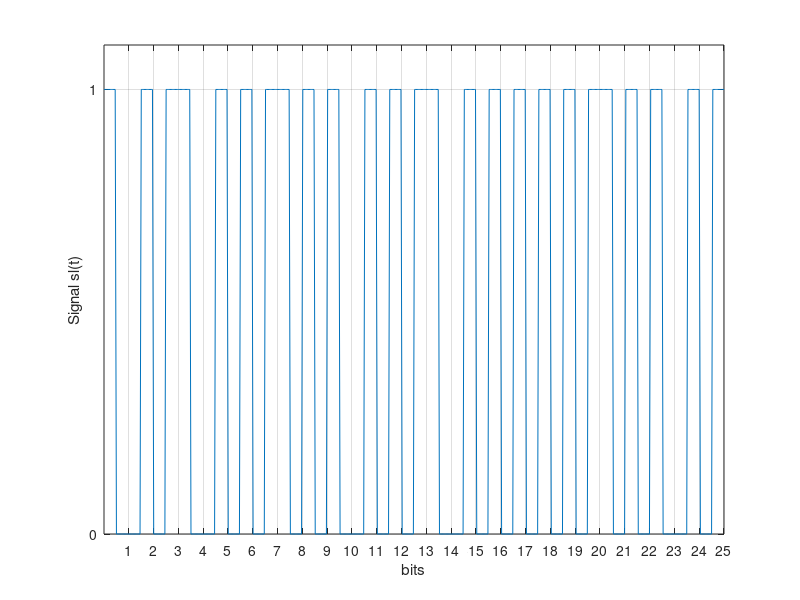
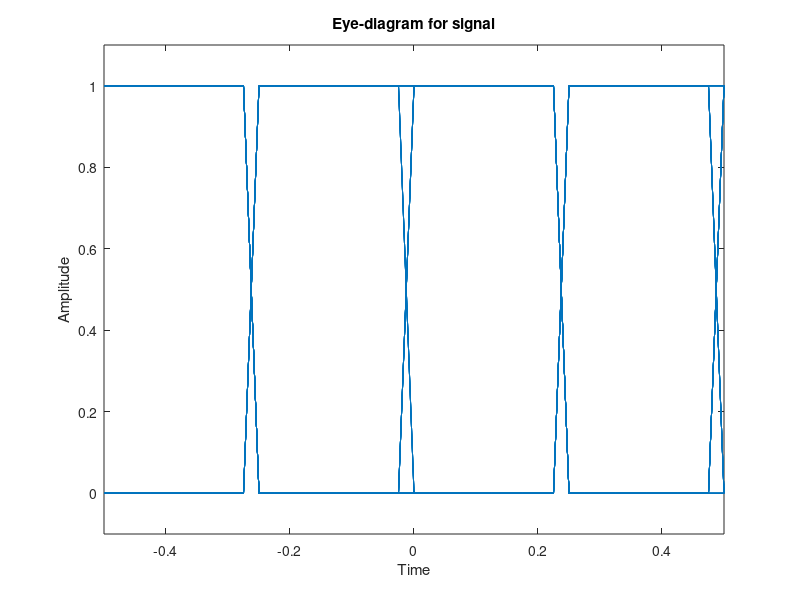
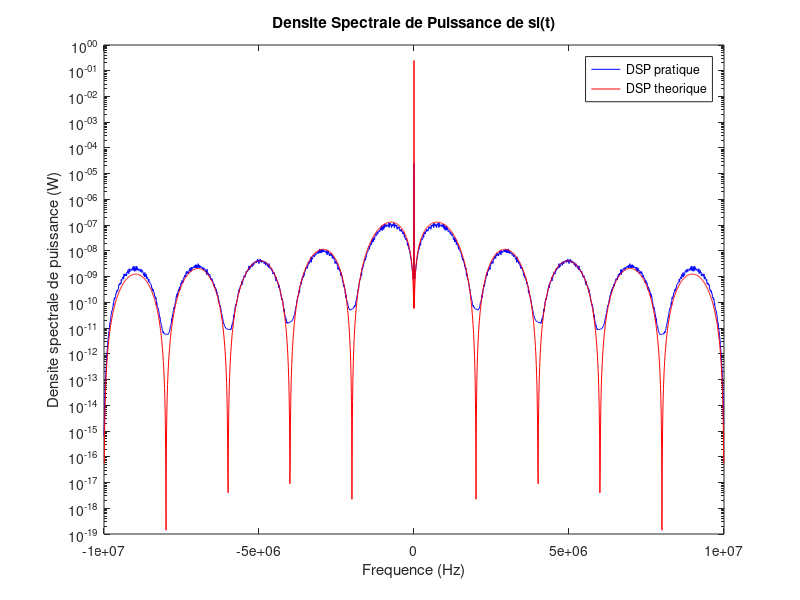

The MATLAB script that drew these images, in order:
%% =================== Communications numeriques ==================== %%
%  Gourdel Thibaut                                           . \|/ /,  %
%  Perrot Remi            =================                  \\`''/_-- %
%  TS226                  | 4.3 Travail   |           Bordeaux INP --- %
%  Decembre 2015          |  a effectuer  |           ENSEIRB  ,..\\`  %
%                         =================           MATMECA / | \\`  %
% ==================================================================== %

clear all; close all; clc;

%% ================================= Definition des variables =============

% Frequence d'echantillonnage
fe = 20e6;
Te = 1/fe;

% Debit symbole
Ds = 1e6;
Ts = 1/Ds;

% Facteur de surechantillonnage
Fse = Ts/Te;

% Precision des ffts :
Nfft = 2048;

% Nombre de bits du message de test
lngr = 10000;

% p(t) le filtre de mise en forme
p = [ -ones(1, Fse/2) ones(1, Fse/2) ] /2;

%% =========================================== Canal ======================

% Generation de la sequence binaire ([imin, imax], pas, Nbe de symbole)
sb = randi([0, 1], 1, lngr);

% Modulation de phase (donnee, nombre de symboles, phase)
% (passage en Ak = +1 et -1)
% ss = pammod(sb, 2, 0);
ss = sb * 2 -1;

% On surechantillonne le signal
ss_sur = upsample(ss, Fse);

% Convolution du signal ss(t) et g(t)
sl = conv(ss_sur, p) + 0.5;
% sl = filter(p, 1, ss_sur) + 0.5;

%% ========================================== Courbes =====================

%                                          Question 11. Allure temporelle %
% ----------------------------------------------------------------------- %

% Nbre de bits a etudier
nb_bit = 25;

figure('Name','Allure temporelle de sl(t)');
x = linspace(0, nb_bit, nb_bit*Fse);
plot(x, sl(1:nb_bit*Fse));
xlabel('bits'); ylabel('Signal sl(t)');
% Choix de l'axe
V=axis;
axis([V(1) V(2) 0 1.1]);
% Graduations :
set(gca,'XTick', 1:nb_bit);
set(gca, 'YTick', [0 1]);
grid on;

%                                        Question 12. Diagramme de l'oeil %
% ----------------------------------------------------------------------- %

nb_bit = 100;

eyediagram(sl(1:nb_bit*Fse), 2*Ts*fe);
V=axis;
axis([V(1) V(2) -0.1 1.1]);

%                             Question 13. Densite spectrale de puissance %
% ----------------------------------------------------------------------- %

% == Densite spectrale de sl(t) ---------------

% On commence par "decouper" notre vecteur, pour effectuer un moyennage

% Nombre de lignes pour le moyennage
nbr_lignes = ceil(length(sl) / Nfft);
% Zero-padding
sl_zero = zeros(1, nbr_lignes*Nfft);
sl_zero(1:length(sl)) = sl;
% "Decoupage" du vecteur
sl_mat = reshape(sl_zero, Nfft, nbr_lignes);

% DSP
% Transformee de Fourier
Sl = fft(sl_mat, Nfft);
Sl_moy = mean(abs(Sl), 2);
% On centre la TF
Sl_dec = fftshift(Sl_moy);
% Formule de la DSP
dsp_pra = (1/(fe*Nfft)) * (Sl_dec.^2);

% Frequences observees
f = -fe/2 : fe/Nfft : fe/2-fe/Nfft;

% == Theorique (basee sur f) ------------------

% Tout d'abord, il faut decrire le dirac ; il est au centre des frequences
dirac = zeros(1, Nfft);
dirac(ceil(Nfft/2 + 1)) = 1;

% A present, on cree la DSP avec la formule de la question 8 :
dsp_theo = 0.25*dirac + ...
    ((Ts^3 * (f*pi).^2)/16) .* ...
    (sinc((Ts * f) ./ 2)).^4;

figure('Name', 'DSP de sl(t)');

semilogy(f, dsp_pra, 'b');
hold on;
semilogy(f(2:end), dsp_theo(2:end), 'r');
% (la premiere valeur de dsp_theo altere le graph)

legend('DSP pratique', 'DSP theorique');
title('Densite Spectrale de Puissance de sl(t)');
xlabel('Frequence (Hz)');
ylabel('Densite spectrale de puissance (W)');
